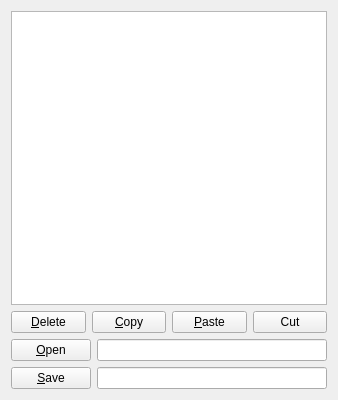
<?xml version="1.0" encoding="UTF-8"?>
<ui version="4.0">
 <class>Widget</class>
 <widget class="QWidget" name="Widget">
  <property name="geometry">
   <rect>
    <x>0</x>
    <y>0</y>
    <width>338</width>
    <height>400</height>
   </rect>
  </property>
  <property name="minimumSize">
   <size>
    <width>338</width>
    <height>400</height>
   </size>
  </property>
  <property name="maximumSize">
   <size>
    <width>338</width>
    <height>400</height>
   </size>
  </property>
  <property name="windowTitle">
   <string>Widget</string>
  </property>
  <layout class="QVBoxLayout" name="verticalLayout">
   <item>
    <widget class="QTextEdit" name="textArea">
     <property name="maximumSize">
      <size>
       <width>16777215</width>
       <height>16777215</height>
      </size>
     </property>
     <property name="styleSheet">
      <string notr="true">font: 75 italic 14pt &quot;微软雅黑&quot;;</string>
     </property>
    </widget>
   </item>
   <item>
    <layout class="QHBoxLayout" name="horizontalLayout">
     <item>
      <widget class="QPushButton" name="deleteButton">
       <property name="styleSheet">
        <string notr="true">font: 75 italic 14pt &quot;微软雅黑&quot;;</string>
       </property>
       <property name="text">
        <string>&amp;Delete</string>
       </property>
      </widget>
     </item>
     <item>
      <widget class="QPushButton" name="copyButton">
       <property name="styleSheet">
        <string notr="true">font: 75 italic 14pt &quot;微软雅黑&quot;;</string>
       </property>
       <property name="text">
        <string>&amp;Copy</string>
       </property>
      </widget>
     </item>
     <item>
      <widget class="QPushButton" name="pasteButton">
       <property name="styleSheet">
        <string notr="true">font: 75 italic 14pt &quot;微软雅黑&quot;;</string>
       </property>
       <property name="text">
        <string>&amp;Paste</string>
       </property>
      </widget>
     </item>
     <item>
      <widget class="QPushButton" name="cutButton">
       <property name="styleSheet">
        <string notr="true">font: 75 italic 14pt &quot;微软雅黑&quot;;</string>
       </property>
       <property name="text">
        <string>Cut</string>
       </property>
      </widget>
     </item>
    </layout>
   </item>
   <item>
    <layout class="QHBoxLayout" name="horizontalLayout_2">
     <item>
      <widget class="QPushButton" name="openButton">
       <property name="styleSheet">
        <string notr="true">font: 75 italic 14pt &quot;微软雅黑&quot;;</string>
       </property>
       <property name="text">
        <string>&amp;Open</string>
       </property>
      </widget>
     </item>
     <item>
      <widget class="QLineEdit" name="openPath">
       <property name="styleSheet">
        <string notr="true">font: 75 italic 12pt &quot;微软雅黑&quot;;</string>
       </property>
      </widget>
     </item>
    </layout>
   </item>
   <item>
    <layout class="QHBoxLayout" name="horizontalLayout_3">
     <item>
      <widget class="QPushButton" name="saveButton">
       <property name="styleSheet">
        <string notr="true">font: 75 italic 14pt &quot;微软雅黑&quot;;</string>
       </property>
       <property name="text">
        <string>&amp;Save</string>
       </property>
      </widget>
     </item>
     <item>
      <widget class="QLineEdit" name="savePath">
       <property name="styleSheet">
        <string notr="true">font: 75 italic 12pt &quot;微软雅黑&quot;;</string>
       </property>
      </widget>
     </item>
    </layout>
   </item>
  </layout>
 </widget>
 <layoutdefault spacing="6" margin="11"/>
 <resources/>
 <connections/>
</ui>
